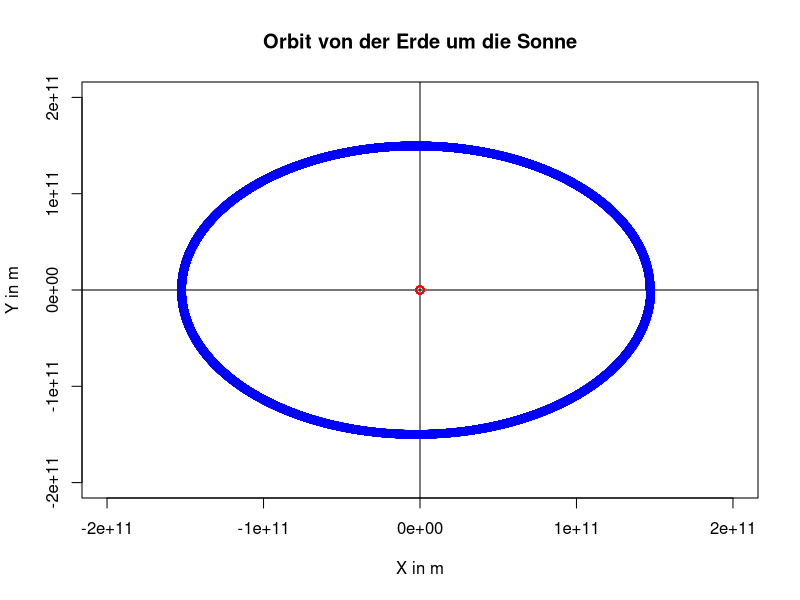
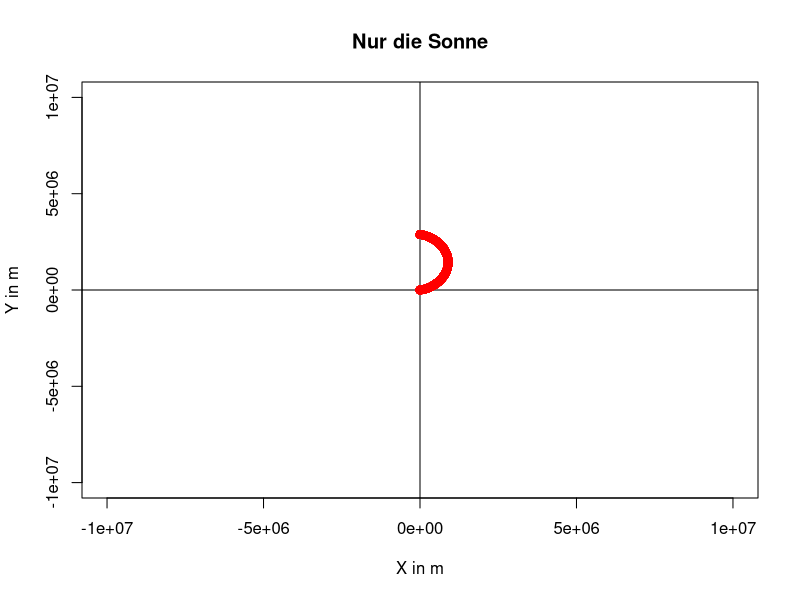

Here is the R script that generated these plots, in order:
Jahr <- read.table("../TextOutputs/Jahr.txt",
                    header = TRUE,
                    sep = ",",
                    dec = ".")

plot(x = 1,                 
     xlab = "X in m", 
     ylab = "Y in m",
     xlim = c(-200000000000, 200000000000), 
     ylim = c(-200000000000, 200000000000),
     main = "Orbit von der Erde um die Sonne",
     type = "n")
abline(h=0)
abline(v=0)
points(Jahr$Erde_x, Jahr$Erde_y, col="blue")
points(Jahr$Sonne_x, Jahr$Sonne_y, col="red")

plot(x = 1,                 
     xlab = "X in m", 
     ylab = "Y in m",
     xlim = c(-10000000, 10000000), 
     ylim = c(-10000000, 10000000),
     main = "Nur die Sonne",
     type = "n")
abline(h=0)
abline(v=0)
points(Jahr$Sonne_x, Jahr$Sonne_y, col="red")

